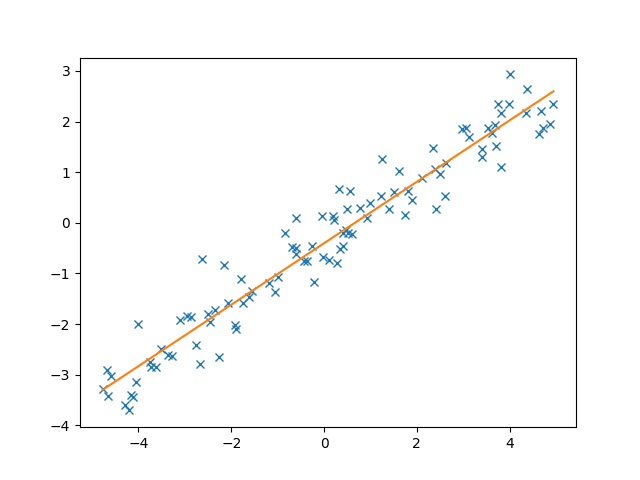
#> input picture images/test_GDRegressor/000668.png, 640 x 480 px
$ python regression.py
#> lines starting #> are read from the running program, lines starting #| are printed output that depends on the picture
### gd.py
import numpy as np

class VanillaGD:
    def __init__(self, loss_fn, grad_fn, init_weights: np.ndarray|tuple[int]) -> None:
        self.weights = init_weights if isinstance(init_weights, np.ndarray) else np.zeros(init_weights)
        self.loss_fn = loss_fn # unused rn
        self.grad_fn = grad_fn

    def optimize(self, lr=5e-3, tol=1e-3, maxiter=10000, callback=None):
        """
        perform gradient descent.
        """
#> called with lr = 0.005, tol = 0.001, maxiter = 10000
        self.snapshots = []
        for _ in range(maxiter):
            self.snapshots.append(self.weights.copy())
            # print(self.loss_fn(self.weights))
            if callback: callback(self.weights)
            grad = self.grad_fn(self.weights)
            if np.linalg.norm(grad) < tol:
                break
            self.weights -= lr * grad
        self.iters = _
        return self.weights

### data_gen.py
import numpy as np
import matplotlib.pyplot as plt


class LinSepBinaryData:

    # [51 lines left out: functions generate_linearly_separable, plot_data2d, plot_data_and_separator2d, plot_data3d, not called in this run]

class LinRegressionData:

    @staticmethod
    def generate_regression(n=100, dim=1, sigma=1, seed=None):
        """
        Generate a regression dataset
        """
        gen = np.random.default_rng(seed)
        weights = 2 * gen.random(dim) - 1
        bias = 2 * gen.random() - 1
        X = 10 * gen.random((n, dim)) - 5
        y = X.dot(weights) + bias + sigma * gen.standard_normal(n)
        return X, y.reshape(-1, 1)

    # [7 lines left out: function plot_data1d, not called in this run]

    @staticmethod
    def plot_data_and_weight1d(X, y, w, savepath=None):
        fig, ax = plt.subplots(1, 1)
        ax.plot(X, y, 'x')
        xmin, xmax = np.min(X), np.max(X)
        xs = np.array([xmin, xmax]).reshape(1, -1)
        ys = w.T @ np.vstack((xs, [1, 1]))
        ax.plot(xs[0], ys[0])
        if savepath:
            fig.savefig(savepath)
            fig.clear()
            return
        return fig

# [9 lines left out: functions test_LinSepBinaryData, test_LinRegressionData, not called in this run]

# [3 lines that do not run on import are left out]

### make_gif.py
# taken from CS335, Fall'23, Lab6, Q1 make_gif.py
import os
import imageio

def make_directory_structure():
    os.makedirs('./animations', exist_ok=True)

def make_gif(name):
    make_directory_structure()
    png_dir = f'images/{name}'
    images = []
    for file_name in sorted(os.listdir(png_dir)):
        if file_name.endswith('.png'):
            file_path = os.path.join(png_dir, file_name)
            for i in range(10): images.append(imageio.imread(file_path))

    # Make it pause at the end so that the viewers can ponder
    for _ in range(20):
        images.append(imageio.imread(file_path))

    imageio.mimsave(f'animations/{name}.gif', images)

### regression.py
import numpy as np
import matplotlib.pyplot as plt
from gd import VanillaGD
from data_gen import LinRegressionData
import os, shutil
from make_gif import make_gif

class GDRegressor:
    def __init__(self, loss='squared_error', penalty='l1', alpha=1e-4) -> None:
        self.loss_type = loss # ignored for now
        self.penalty = penalty
        self.alpha = alpha

    def loss(self, weights):
        reg = 0.
        if self.penalty == 'l1':
            reg = np.linalg.norm(weights[:-1], 1)
        elif self.penalty == 'l2':
            reg = np.linalg.norm(weights[:, -1], 2)
        return np.sum(np.square(self.X @ weights - self.y))/self.X.shape[0] + self.alpha * reg

    def gradient(self, weights):
        # print(self.X.T.shape, (self.X @ weights - self.y).shape)
        grad_reg = np.zeros_like(weights)
        if self.penalty == 'l1':
            grad_reg = np.sign(weights)
        elif self.penalty == 'l2':
            grad_reg = 2 * weights
        return 2 * self.X.T @ (self.X @ weights - self.y)/self.X.shape[0] + self.alpha * grad_reg

    def fit(self, X: np.ndarray, y: np.ndarray):
        N = X.shape[0]
        assert N == y.shape[0], 'X and y are incompatible in the number of samples'
        self.X = np.hstack((X, np.ones((N, 1))))
        self.y = y
        self.gd = VanillaGD(self.loss, self.gradient, (self.X.shape[1], 1))
        self.weights = self.gd.optimize()
        return self.weights

    def predict(self, X: np.ndarray):
        X = np.hstack((X, 1)) # 1 x (F+1)
        return X @ self.weights


class SGDRegressor:
    def __init__(self, loss='squared_error', penalty='l2', alpha=1e-4, batch_sz=32) -> None:
        self.loss_type = loss # ignoerd for now
        self.penalty = penalty
        self.alpha = alpha
        self.batch_sz = batch_sz

    def loss(self, weights):
        reg = 0.
        if self.penalty == 'l1':
            reg = np.linalg.norm(weights[:-1], 1)
        elif self.penalty == 'l2':
            reg = np.linalg.norm(weights[:, -1], 2)
        return np.sum(np.square(self.X @ weights - self.y))/self.X.shape[0] + self.alpha * reg

    def gradient(self, weights):
        # print(self.X.T.shape, (self.X @ weights - self.y).shape)
        idxs = self.sample()
        Xbatch = self.X[idxs]
        ybatch = self.y[idxs]
        grad_reg = np.zeros_like(weights)
        if self.penalty == 'l1':
            grad_reg = np.sign(weights)
        elif self.penalty == 'l2':
            grad_reg = 2 * weights
        return 2 * Xbatch.T @ (Xbatch @ weights - ybatch)/Xbatch.shape[0] + self.alpha * grad_reg

    def sample(self, batch_sz=None):
        batch_sz = batch_sz if batch_sz is not None else self.batch_sz
        return np.random.randint(low=0, high=self.X.shape[0], size=(batch_sz,))

    def fit(self, X: np.ndarray, y: np.ndarray):
        N = X.shape[0]
        assert N == y.shape[0], 'X and y are incompatible in the number of samples'
        self.X = np.hstack((X, np.ones((N, 1))))
        self.y = y
        self.gd = VanillaGD(self.loss, self.gradient, (self.X.shape[1], 1))
        self.weights = self.gd.optimize(tol=1e-2) # does not converge with 5e-3 (oscillates)
        return self.weights

    def predict(self, X: np.ndarray):
        X = np.hstack((X, 1)) # 1 x (F+1)
        return X @ self.weights


def test_regressor(X, y, sgd=True):
    gen = LinRegressionData
    model = SGDRegressor() if sgd else GDRegressor() # that's all! Miraculous
    weights = model.fit(X, y)
    print("loss", model.loss(weights))
    print("iters:", model.gd.iters)
    gen.plot_data_and_weight1d(X, y, weights).savefig('test')
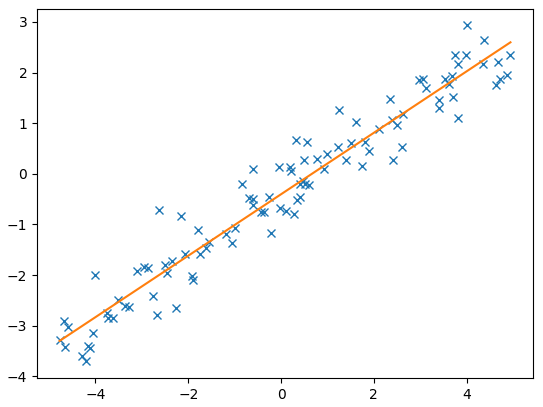
#> figure drawn by matplotlib, 1 panel
    # make gif of the training procedure
    imgdir = f'images/test_{"S" if sgd else ""}GDRegressor'
    if os.path.exists(imgdir): shutil.rmtree(imgdir)
    os.makedirs(imgdir)
    for i, w in enumerate(model.gd.snapshots):
        if not i%50 or i == model.gd.iters: gen.plot_data_and_weight1d(X, y, w, os.path.join(imgdir, f'{i:06}'))
    make_gif(f'test_{"S" if sgd else ""}GDRegressor')

def test_with_optimal():
    from data_gen import LinRegressionData
    gen = LinRegressionData
    X, y = gen.generate_regression(n=2000, sigma=2.5)
    model = GDRegressor()
    weights = model.fit(X, y)
    print(model.gd.iters)
    X2 = np.hstack((X, np.ones((X.shape[0], 1))))
    optimal = np.linalg.solve(X2.T @ X2, X2.T @ y).reshape(-1, 1)
    fig, ax = plt.subplots(1, 1)
    ax.plot(X, y, 'x')
    xmin, xmax = np.min(X), np.max(X)
    xs = np.array([xmin, xmax]).reshape(1, -1)
    ys = weights.T @ np.vstack((xs, [1, 1]))
    ax.plot(xs[0], ys[0], 'b-', linewidth=3)
    ys = optimal.T @ np.vstack((xs, [1, 1]))
    ax.plot(xs[0], ys[0], 'r-')
    fig.savefig('check-with-optimal')

if __name__ == '__main__':
    gen = LinRegressionData
    X, y = gen.generate_regression(sigma=0.5)
    test_regressor(X,y,0)
    test_regressor(X,y,1)
#> call 2 of make_gif, with name = 'test_SGDRegressor'
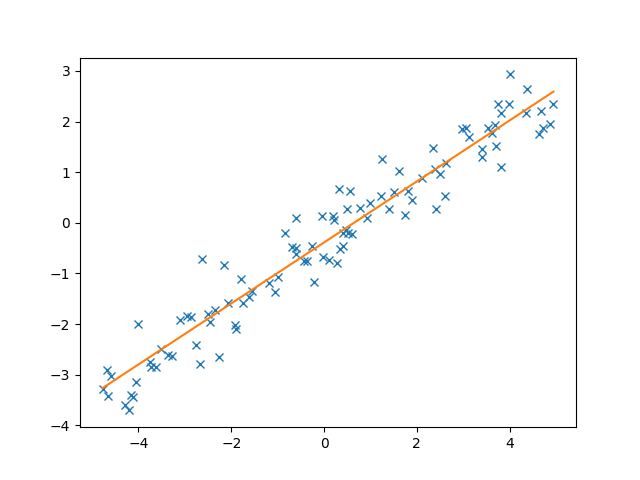
#> input picture images/test_SGDRegressor/000303.png, 640 x 480 px
    # test_with_optimal()
